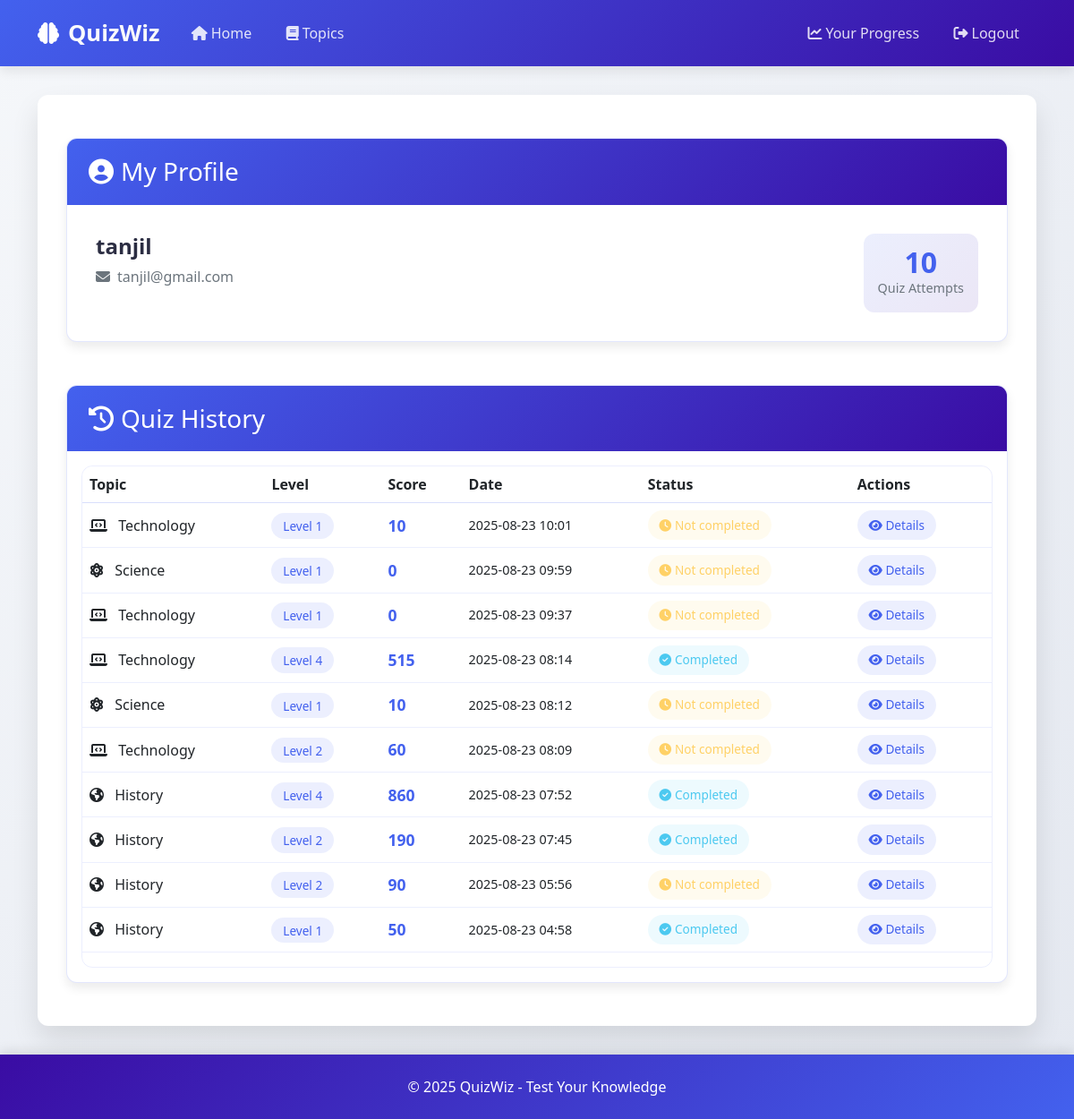
The app's page /profile (signed in) with its own data.
### app/models.py (models this page shows, shortened)
class User(db.Model, UserMixin):
    id = db.Column(db.Integer, primary_key=True)
    username = db.Column(db.String(64), unique=True, nullable=False)
    email = db.Column(db.String(120), unique=True, nullable=False)
    password_hash = db.Column(db.String(128), nullable=False)
    is_admin = db.Column(db.Boolean, default=False)
    quiz_attempts = db.relationship('QuizAttempt', backref='user', lazy=True)

class QuizAttempt(db.Model):
    id = db.Column(db.Integer, primary_key=True)
    user_id = db.Column(db.Integer, db.ForeignKey('user.id'), nullable=True)  # Nullable for anonymous users
    quiz_id = db.Column(db.Integer, db.ForeignKey('quiz.id'), nullable=False)
    level_reached = db.Column(db.Integer, default=1)
    score = db.Column(db.Integer, default=0)
    date_attempted = db.Column(db.DateTime, default=datetime.utcnow)
    is_complete = db.Column(db.Boolean, default=False)
    responses = db.relationship('QuestionResponse', backref='attempt', lazy=True, cascade="all, delete-orphan")

class Quiz(db.Model):
    id = db.Column(db.Integer, primary_key=True)
    topic = db.Column(db.String(50), nullable=False)
    attempts = db.relationship('QuizAttempt', backref='quiz', lazy=True)

### app/routes/auth.py (the view)
@auth_bp.route('/profile')
@login_required
def profile():
    attempts = QuizAttempt.query.filter_by(user_id=current_user.id)\
        .order_by(QuizAttempt.date_attempted.desc()).all()
    return render_template('auth/profile.html', attempts=attempts)

### app/__init__.py (called while the page is built)
def create_app():
    app = Flask(__name__, instance_relative_config=True)
    app.config['SECRET_KEY'] = 'your-secret-key'
    app.config['SQLALCHEMY_DATABASE_URI'] = 'sqlite:///' + os.path.join(app.instance_path, 'quiz.db')
    app.config['SQLALCHEMY_TRACK_MODIFICATIONS'] = False
    try:
        os.makedirs(app.instance_path)
    except OSError:
        pass
    db.init_app(app)
    login_manager.init_app(app)
    login_manager.login_view = 'auth.login'
    from app.routes.auth import auth_bp
    from app.routes.main import main_bp
    from app.routes.admin import admin_bp
    app.register_blueprint(auth_bp)
    app.register_blueprint(main_bp)
    app.register_blueprint(admin_bp)
    with app.app_context():
        db.create_all()
    @app.template_filter('non_negative')
    def non_negative_filter(value):
        return max(0, value)
    return app

### app/models.py (called while the page is built)
@login_manager.user_loader
def load_user(user_id):
    return User.query.get(int(user_id))

### app/templates/auth/profile.html (shortened to what this page needs)
{% extends 'base.html' %}
{% block content %}
<div class="profile-container">
    <div class="profile-card card mb-5">
        <div class="card-header profile-header">
            <h3 class="mb-0"><i class="fas fa-user-circle me-2"></i>My Profile</h3>
        </div>
        <div class="card-body">
            <div class="row">
                <div class="col-md-8">
                    <div class="user-info">
                        <h4 class="username">{{ current_user.username }}</h4>
                        <p class="user-email"><i class="fas fa-envelope me-2"></i>{{ current_user.email }}</p>
                    </div>
                </div>
                <div class="col-md-4 text-md-end">
                    <div class="user-stats">
                        <div class="stat-badge">
                            <span class="stat-number">{{ attempts|length }}</span>
                            <span class="stat-label">Quiz Attempts</span>
                        </div>
                    </div>
                </div>
            </div>
        </div>
    </div>
    <div class="history-card card">
        <div class="card-header history-header">
            <h3 class="mb-0"><i class="fas fa-history me-2"></i>Quiz History</h3>
        </div>
        <div class="card-body">
            {% if attempts %}
                <div class="d-none d-md-block">
                    <div class="table-responsive">
                        <table class="table">
                            <thead>
                                <tr>
                                    <th>Topic</th>
                                    <th>Level</th>
                                    <th>Score</th>
                                    <th>Date</th>
                                    <th>Status</th>
                                    <th>Actions</th>
                                </tr>
                            </thead>
                            <tbody>
                                {% for attempt in attempts %}
                                <tr class="attempt-row">
                                    <td class="topic-cell">
                                        <i class="fas fa-{{ 'atom' if attempt.quiz.topic == 'Science' else 'laptop-code' if attempt.quiz.topic == 'Technology' else 'globe-americas' if attempt.quiz.topic == 'History' else 'book' }} me-2"></i>
                                        {{ attempt.quiz.topic }}
                                    </td>
                                    <td class="level-cell">
                                        <span class="level-badge">Level {{ attempt.level_reached }}</span>
                                    </td>
                                    <td class="score-cell">
                                        <span class="score-value">{{ attempt.score|non_negative }}</span>
                                    </td>
                                    <td class="date-cell">
                                        {{ attempt.date_attempted.strftime('%Y-%m-%d %H:%M') }}
                                    </td>
                                    <td class="status-cell">
                                        {% if attempt.is_complete %}
                                            <span class="status-badge completed"><i class="fas fa-check-circle me-1"></i>Completed</span>
                                        {% else %}
                                            <span class="status-badge incomplete"><i class="fas fa-clock me-1"></i>Not completed</span>
                                        {% endif %}
                                    </td>
                                    <td class="action-cell">
                                        <a href="{{ url_for('auth.attempt_details', attempt_id=attempt.id) }}"
                                           class="btn-action">
                                            <i class="fas fa-eye"></i> Details
                                        </a>
                                    </td>
                                </tr>
                                {% endfor %}
                            </tbody>
                        </table>
                    </div>
                </div>
            {% endif %}
        </div>
    </div>
</div>
{% endblock %}

### app/templates/base.html (shortened to what this page needs)
<!DOCTYPE html>
<html lang="en">
<head>
    <link href="https://cdn.jsdelivr.net/npm/bootstrap@5.3.0-alpha1/dist/css/bootstrap.min.css" rel="stylesheet">
    <link rel="stylesheet" href="https://cdnjs.cloudflare.com/ajax/libs/font-awesome/6.4.0/css/all.min.css">
</head>
<body>
    <nav class="navbar navbar-expand-lg navbar-dark">
        <div class="container">
            <a class="navbar-brand" href="{{ url_for('main.index') }}">
                <i class="fas fa-brain"></i>QuizWiz
            </a>
            <div class="collapse navbar-collapse" id="navbarNav">
                <ul class="navbar-nav me-auto">
                    <li class="nav-item">
                        <a class="nav-link" href="{{ url_for('main.index') }}"><i class="fas fa-home me-1"></i>Home</a>
                    </li>
                    <li class="nav-item">
                        <a class="nav-link" href="{{ url_for('main.topics') }}"><i class="fas fa-book me-1"></i>Topics</a>
                    </li>
                </ul>
                <ul class="navbar-nav ms-auto">
                    {% if current_user.is_authenticated %}
                        <li class="nav-item">
                            <a class="nav-link" href="{{ url_for('auth.profile') }}"><i class="fas fa-chart-line me-1"></i>Your Progress</a>
                        </li>
                        <li class="nav-item">
                            <a class="nav-link" href="{{ url_for('auth.logout') }}"><i class="fas fa-sign-out-alt me-1"></i>Logout</a>
                        </li>
                    {% endif %}
                </ul>
            </div>
        </div>
    </nav>
    <div class="container">
        <main class="main-content">
            {% block content %}{% endblock %}
        </main>
    </div>
    <footer class="footer">
        <div class="container">
            <p class="mb-0">&copy; 2025 QuizWiz - Test Your Knowledge</p>
        </div>
    </footer>
</body>
</html>

### app/templates/base.html (style rules this page uses)
:root { --primary: #4361ee; --secondary: #3a0ca3; --accent: #f72585; --light: #f8f9fa; --dark: #212529; --success: #4cc9f0; --warning: #ffd166; --info: #7209b7; --background: #ffffff; --card-bg: #ffffff; --text-primary: #2b2d42; --text-secondary: #6c757d; --transition: all 0.3s ease; --shadow-sm: 0 4px 6px rgba(0, 0, 0, 0.05); --shadow-md: 0 6px 12px rgba(0, 0, 0, 0.08); --shadow-lg: 0 15px 30px rgba(0, 0, 0, 0.1); --border-radius: 12px; }
body { font-family: 'Segoe UI', Tahoma, Geneva, Verdana, sans-serif; background: linear-gradient(135deg, #f5f7fa 0%, #e4e8f0 100%); color: var(--text-primary); min-height: 100vh; display: flex; flex-direction: column; }
.navbar { background: linear-gradient(135deg, var(--primary) 0%, var(--secondary) 100%) !important; box-shadow: var(--shadow-md); padding: 0.8rem 0; transition: var(--transition); }
.navbar-brand { font-weight: 700; font-size: 1.8rem; background: linear-gradient(to right, #ffffff, #f8f9fa); -webkit-background-clip: text; -webkit-text-fill-color: transparent; transition: var(--transition); display: flex; align-items: center; }
.navbar-brand i { margin-right: 10px; font-size: 1.5rem; }
.nav-link { font-weight: 500; padding: 0.5rem 1rem !important; margin: 0 0.2rem; border-radius: 8px; transition: var(--transition); color: rgba(255, 255, 255, 0.85) !important; }
.container { flex: 1; }
.main-content { background: var(--background); border-radius: var(--border-radius); box-shadow: var(--shadow-lg); padding: 2rem; margin: 2rem auto; animation: fadeIn 0.6s ease; transition: var(--transition); }
.card { border: none; border-radius: var(--border-radius); box-shadow: var(--shadow-sm); transition: var(--transition); overflow: hidden; }
.card-header { background: linear-gradient(135deg, var(--primary) 0%, var(--secondary) 100%); color: white; font-weight: 600; border: none; padding: 1rem 1.5rem; }
.footer { background: linear-gradient(135deg, var(--secondary) 0%, var(--primary) 100%); color: white; text-align: center; padding: 1.5rem 0; margin-top: auto; box-shadow: 0 -4px 12px rgba(0, 0, 0, 0.1); }
@media (max-width: 1200px) { .navbar-brand { font-size: 1.6rem; } }

### app/templates/auth/profile.html (style rules this page uses)
.profile-container { padding: 1rem 0; }
.profile-card, .history-card { border-radius: var(--border-radius); box-shadow: var(--shadow-md); border: 1px solid rgba(67, 97, 238, 0.15); overflow: hidden; }
.profile-header, .history-header { background: linear-gradient(135deg, var(--primary) 0%, var(--secondary) 100%); color: white; border: none; padding: 1.25rem 1.5rem; }
.profile-card .card-body { padding: 2rem; }
.username { color: var(--text-primary); font-weight: 600; margin-bottom: 0.5rem; }
.user-email { color: var(--text-secondary); margin-bottom: 0; }
.stat-badge { background: linear-gradient(135deg, rgba(67, 97, 238, 0.1) 0%, rgba(58, 12, 163, 0.1) 100%); padding: 1rem; border-radius: var(--border-radius); text-align: center; display: inline-block; }
.stat-number { display: block; font-size: 2rem; font-weight: bold; color: var(--primary); line-height: 1; }
.stat-label { font-size: 0.9rem; color: var(--text-secondary); }
.table-responsive { border-radius: var(--border-radius); overflow: hidden; border: 1px solid rgba(67, 97, 238, 0.1); }
table { margin-bottom: 0; }
thead tr { background: linear-gradient(135deg, rgba(67, 97, 238, 0.1) 0%, rgba(58, 12, 163, 0.1) 100%); }
th { font-weight: 600; color: var(--text-primary); padding: 1rem 1.25rem; border-bottom: 2px solid rgba(67, 97, 238, 0.2); }
.attempt-row { transition: var(--transition); border-bottom: 1px solid rgba(67, 97, 238, 0.1); }
td { padding: 1rem 1.25rem; vertical-align: middle; }
.topic-cell { font-weight: 500; color: var(--text-primary); }
.level-badge { background: rgba(67, 97, 238, 0.1); color: var(--primary); padding: 0.3rem 0.8rem; border-radius: 20px; font-size: 0.85rem; font-weight: 500; }
.score-value { font-weight: bold; color: var(--primary); font-size: 1.1rem; }
.date-cell { color: var(--text-secondary); font-size: 0.9rem; }
.status-badge { padding: 0.4rem 0.8rem; border-radius: 20px; font-size: 0.85rem; font-weight: 500; display: inline-block; }
.status-badge.completed { background: rgba(76, 201, 240, 0.1); color: var(--success); }
.status-badge.incomplete { background: rgba(255, 209, 102, 0.1); color: var(--warning); }
.btn-action { background: rgba(67, 97, 238, 0.1); color: var(--primary); padding: 0.4rem 0.8rem; border-radius: 20px; text-decoration: none; font-size: 0.85rem; transition: var(--transition); display: inline-block; }

### records on screen
User: username "tanjil", email "tanjil@gmail.com"
QuizAttempt: quiz.topic "Technology", level_reached "1", score|non_negative "10", date_attempted "2025-08-23 10:01", is_complete False (drawn)
QuizAttempt: quiz.topic "Science", level_reached "1", score|non_negative "0", date_attempted "2025-08-23 09:59", is_complete False (drawn)
QuizAttempt: quiz.topic "Technology", level_reached "1", score|non_negative "0", date_attempted "2025-08-23 09:37", is_complete False (drawn)
QuizAttempt: quiz.topic "Technology", level_reached "4", score|non_negative "515", date_attempted "2025-08-23 08:14", is_complete True (drawn)
QuizAttempt: quiz.topic "Science", level_reached "1", score|non_negative "10", date_attempted "2025-08-23 08:12", is_complete False (drawn)
QuizAttempt: quiz.topic "Technology", level_reached "2", score|non_negative "60", date_attempted "2025-08-23 08:09", is_complete False (drawn)
QuizAttempt: quiz.topic "History", level_reached "4", score|non_negative "860", date_attempted "2025-08-23 07:52", is_complete True (drawn)
QuizAttempt: quiz.topic "History", level_reached "2", score|non_negative "190", date_attempted "2025-08-23 07:45", is_complete True (drawn)
QuizAttempt: quiz.topic "History", level_reached "2", score|non_negative "90", date_attempted "2025-08-23 05:56", is_complete False (drawn)
QuizAttempt: quiz.topic "History", level_reached "1", score|non_negative "50", date_attempted "2025-08-23 04:58", is_complete True (drawn)

### other values on screen
{{ attempts|length }} "10"
